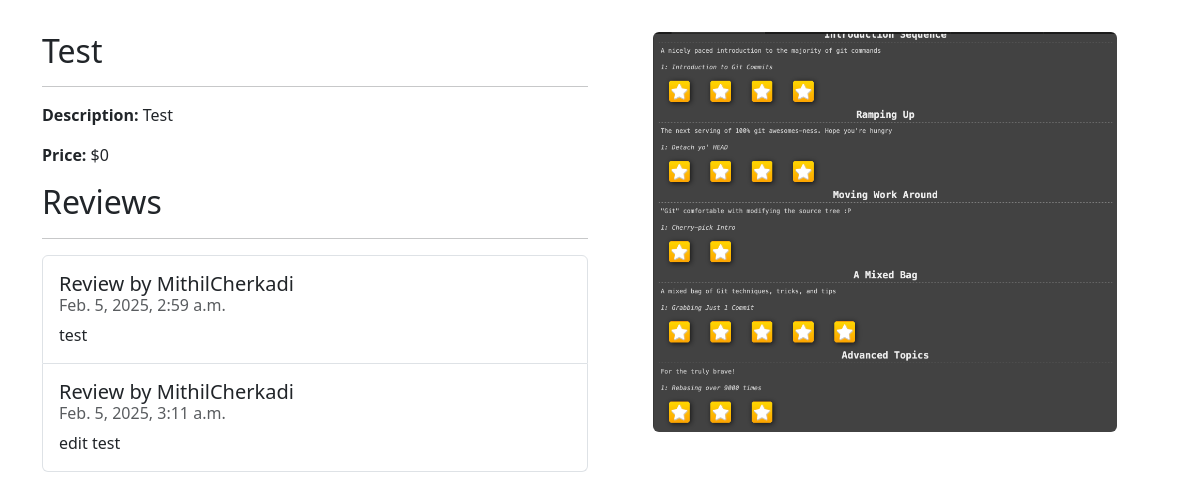
Page /movies/1/ on the earlier database version.
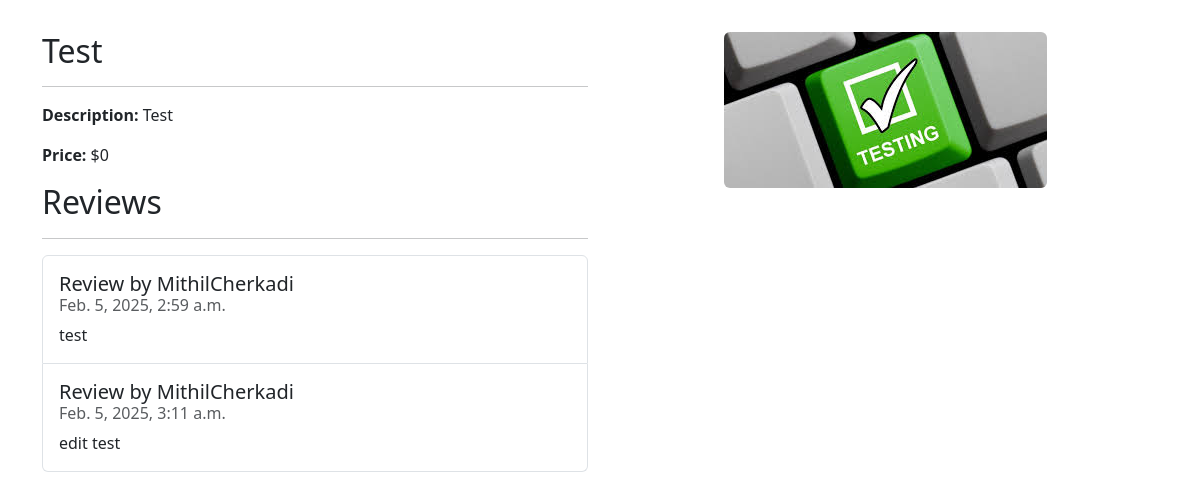
Same page on the later database version.
### movies/models.py (models this page shows, shortened)
class Movie(models.Model):
    id = models.AutoField(primary_key=True)
    name = models.CharField(max_length=255, default="")
    price = models.IntegerField()
    description = models.TextField()
    image = models.ImageField(upload_to='movie_images/')

### movies/views.py (the view)
# urls.py: path('<int:id>/', views.show, name='movies.show'),
def show(request, id):
    movie = Movie.objects.get(id=id)
    reviews = Review.objects.filter(movie=movie)
    template_data = {}
    template_data['title'] = movie.name
    template_data['movie'] = movie
    template_data['reviews'] = reviews
    return render(request, 'movies/show.html',
                  {'template_data': template_data})

### movies/templates/movies/show.html (shortened to what this page needs)
{% extends 'base.html' %}
{% block content %}
{% load static %}
<div class="p-3">
  <div class="container">
    <div class="row mt-3">
      <div class="col-md-6 mx-auto mb-3">
        <h2>{{ template_data.movie.name }}</h2>
        <hr />
        <p><b>Description:</b> {{template_data.movie.description }}</p>
        <p><b>Price:</b> ${{ template_data.movie.price }}</p>
      <h2>Reviews</h2>
        <hr />
        <ul class="list-group">
          {% for review in template_data.reviews %}
          <li class="list-group-item pb-3 pt-3">
            <h5 class="card-title">
              Review by {{ review.user.username }}
            </h5>
            <h6 class="card-subtitle mb-2 text-muted">
              {{ review.date }}
            </h6>
            <p class="card-text">{{ review.comment }}</p>
          </li>
          {% endfor %}
        </ul>
      </div>
      <div class="col-md-6 mx-auto mb-3 text-center">
        <img src="{{ template_data.movie.image.url }}"
          class="rounded img-card-400" />
      </div>
    </div>
  </div>
</div>
{% endblock content %}

Differences in the rows shown:
changed Movie "Test": movie.image: a different picture
